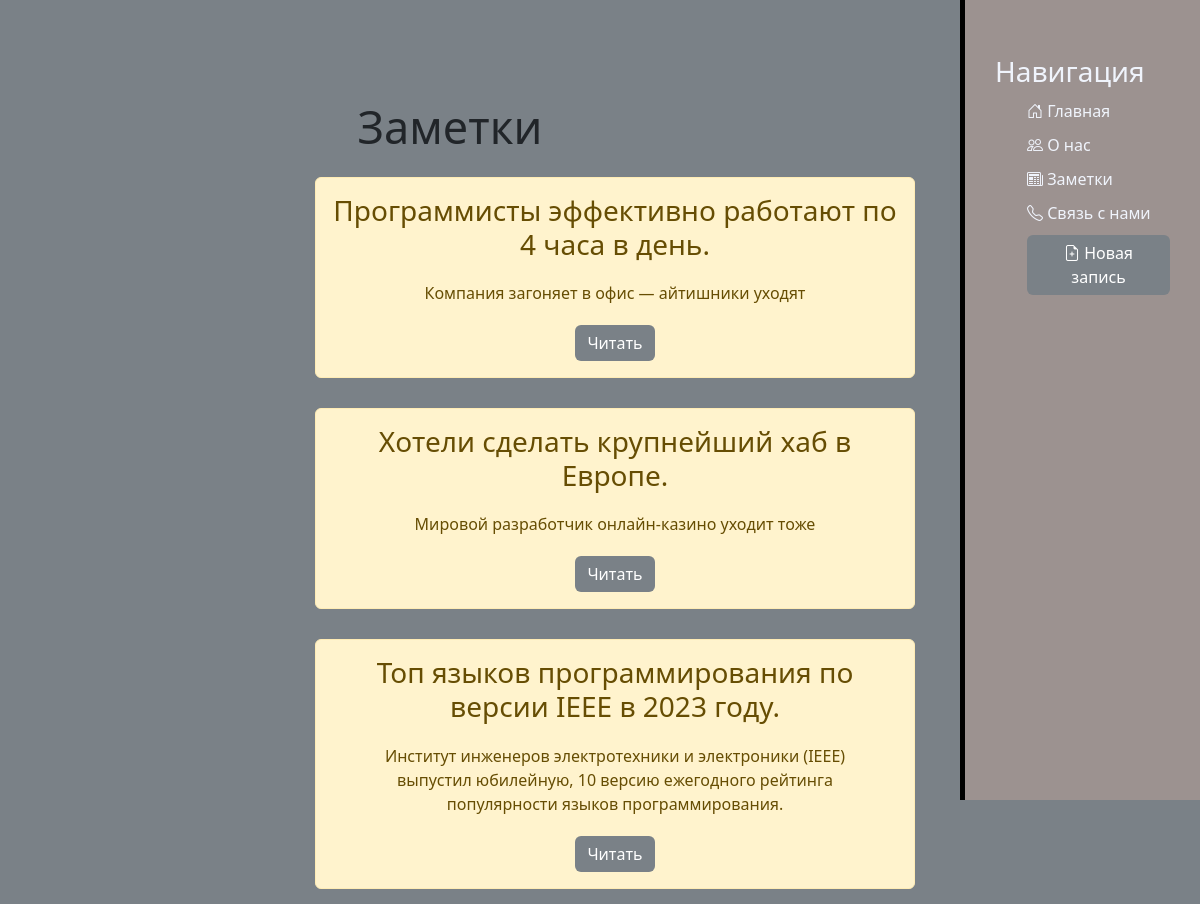
Screenshot of /blog/ with the database file from the repository.
### blog/models.py (models this page shows, shortened)
class News(models.Model):
    title = models.CharField(max_length=255, null=False, verbose_name='Название')
    anons = models.CharField(max_length=250, null=False, verbose_name='Анонс')
    article = models.TextField(null=False, verbose_name='Статья')
    author = models.CharField(max_length=20, null=False, verbose_name='Автор')
    date = models.DateField(null=False, verbose_name='Дата создания')
    class Meta:
        verbose_name = 'Новость'
        verbose_name_plural = 'Новости'

### blog/views.py (the view)
# urls.py: path('', views.blog, name='blog'),
def blog(request):
    articl = News.objects.order_by('-date')
    return render(request, 'blog/blog_about.html', {'articl': articl})

### templates/blog/blog_about.html (shortened to what this page needs)
{% extends 'base.html' %}
{% block content %}
    <div class="features">
        <h1>Заметки</h1>
            {% for el in articl %}
                <div class="alert alert-warning">
                    <h3>{{ el.title }}</h3>
                    <p>{{ el.anons }}</p>
                <a href="{% url 'blog_detail' el.id %}" class="btn btn-light">Читать</a>
                </div>
            {% endfor %}
    </div>
{% endblock %}

### static/css/style.css (style rules this page uses)
body { background: #7A8187; }
a { text-decoration: none; }
main .features { float: left; margin-top: 100px; text-align: center; width: 75%; }
main .features h1 { font-size: 45px }
main .features p { max-width: 500px; margin: 20px auto }
.alert-warning { float: left; clear: both; width: 600px; margin: 15px 35%; text-align: center; }
.btn-light { border: none; background: #7A8187; color: white; }

### rows the page displays
News: title "Программисты эффективно работают по 4 часа в день.", anons "Компания загоняет в офис — айтишники уходят"
News: title "Хотели сделать крупнейший хаб в Европе.", anons "Мировой разработчик онлайн-казино уходит тоже"
News: title "Топ языков программирования по версии IEEE в 2023 году.", anons "Институт инженеров электротехники и электроники (IEEE) выпустил юбилейную, 10 версию ежегодного рейтинга популярности языков программирования."
